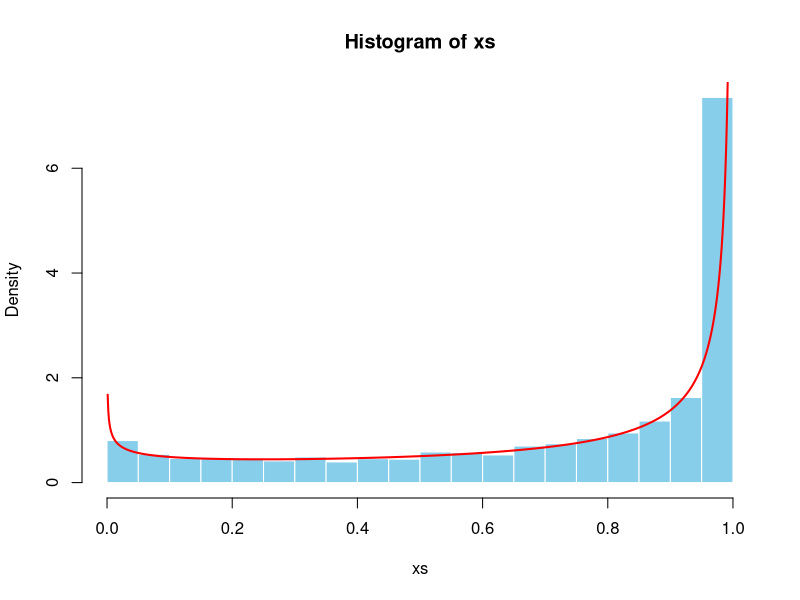
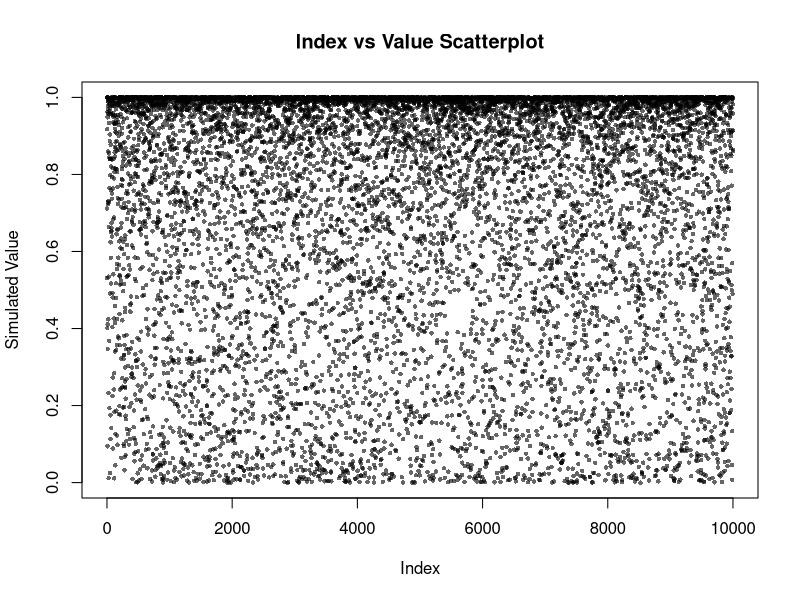
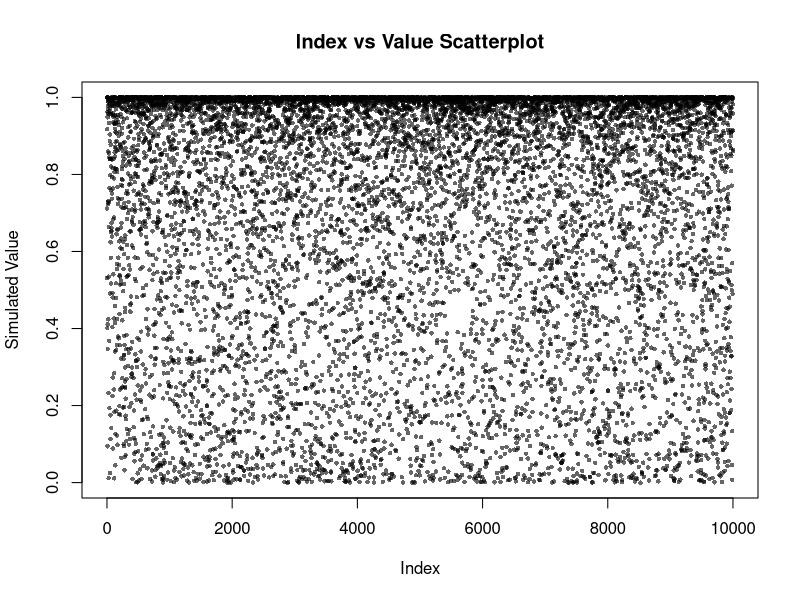
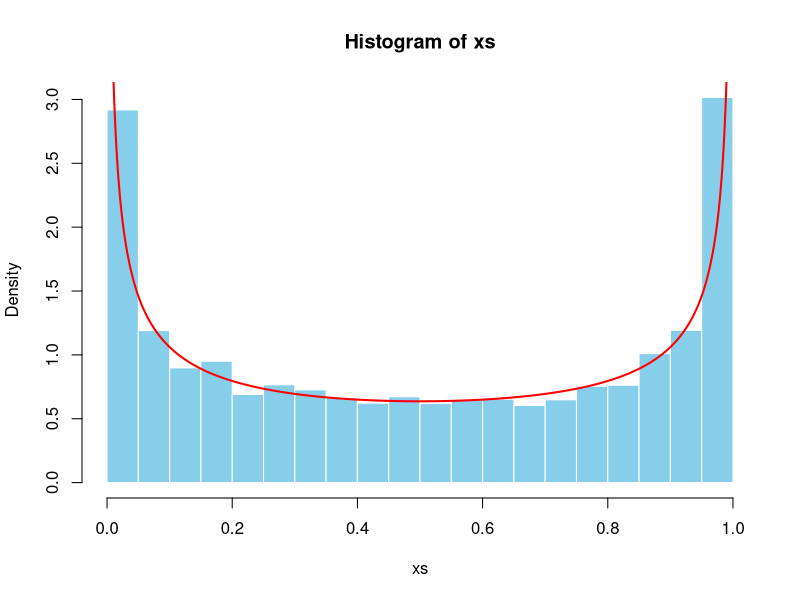
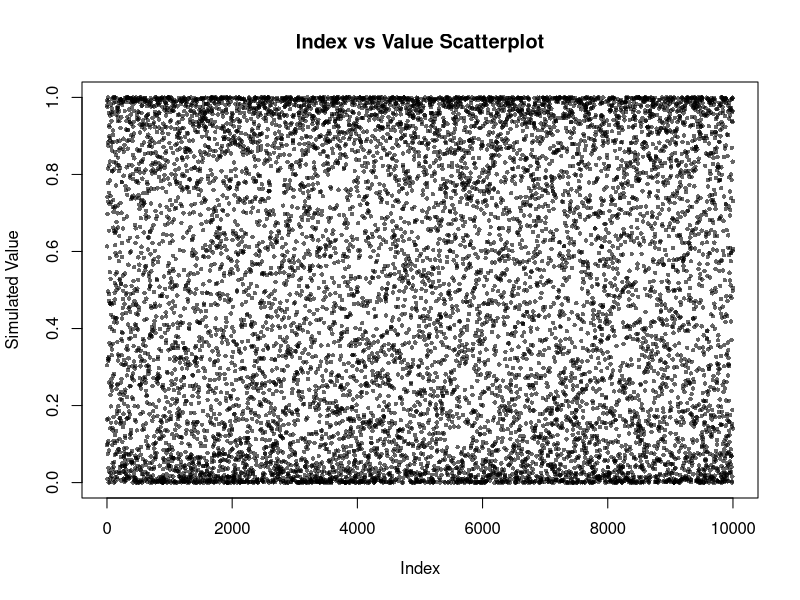
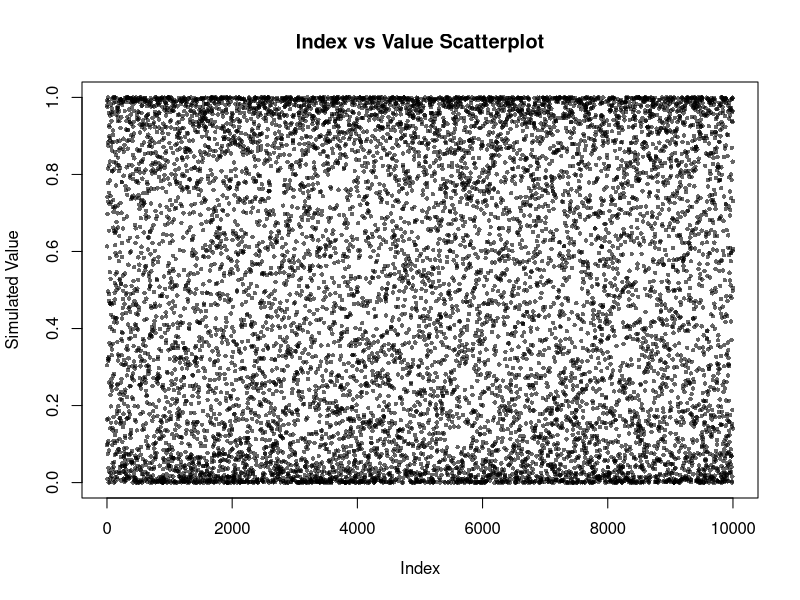

Generate these figures, in order, with R:
## ---- chunk 1
knitr::opts_chunk$set(
  collapse = TRUE,
  comment = "#>"
)
knitr::opts_chunk$set(fig.width=7, fig.height=6)


## ---- chunk 2
library(kableExtra)
is_kumaraswamy <- function(n, a, b) {
  u <- runif(n)
  x <- (1 - (1 - u)^(1/b))^(1/a)
  return(x)
}

is_arcsine <- function(n) {
  u <- runif(n)
  x <- sin(pi * u / 2)^2
  return(x)
}


draw_histogram <- function(xs, draw_lines=TRUE, dist, a=0, b=0, 
               plot_color="skyblue", plot_border="white",
               line_color="red", line_width=2){
  #draws the histogram of values taken from the dataset
  hist(xs, prob = TRUE, col = plot_color, border = plot_border)
  #draws the pdf line of the distribution (if enabled)
  if (draw_lines) {
    y <- seq(0.001, 0.999, length.out = 1000)
    if (dist == "kumaraswamy"){
      lines(y, a*b*y^(a-1)*(1-y^a)^(b-1), col = line_color, lwd = line_width)
    } else if (dist == "arcsine"){
      lines(y, 1/(pi*sqrt(y*(1-y))), col = line_color, lwd = line_width)
    }
  }
}

kumaraswamy_moment <- function(n, a, b){
  return(b*beta(1+n/a, b))
}

draw_table <- function(xs, dist, a=0, b=0){
  if (dist == "kumaraswamy"){
    theoretical_stats <- c(kumaraswamy_moment(1, a, b), 
                           kumaraswamy_moment(2, a, b) - 
                             kumaraswamy_moment(1, a, b)^2)
  }
  else if (dist == "arcsine"){
    theoretical_stats <- c(1/2, 1/8)
  }
  dt <- data.frame(Simulated=c(mean(xs), sd(xs)^2),
                   Theoretical=theoretical_stats,
                   row.names = c("Mean", "Variance"))
  dt %>%
    kbl() %>%
    kable_material(c("striped", "hover"))
}

draw_index_scatter <- function(xs, point_color="black", point_size=0.6, alpha=0.6) {
  n <- length(xs)
  plot(1:n, xs, col = adjustcolor(point_color, alpha.f = alpha), pch = 16, 
       cex = point_size, xlab = "Index", ylab = "Simulated Value",
       main = "Index vs Value Scatterplot")
}
## ---- chunk 3
set.seed(1)
n <- 10000
a <- 0.7
b <- 0.3
xs <- is_kumaraswamy(n, a, b)
draw_histogram(xs, dist="kumaraswamy", a=a, b=b)

draw_index_scatter(xs)

draw_table(xs, "kumaraswamy", a, b)

draw_index_scatter(xs)
## ---- chunk 4
set.seed(1)
n <- 10000
xs <- is_arcsine(n)
draw_histogram(xs, dist="arcsine")

draw_index_scatter(xs)

draw_table(xs, "arcsine")

draw_index_scatter(xs)
